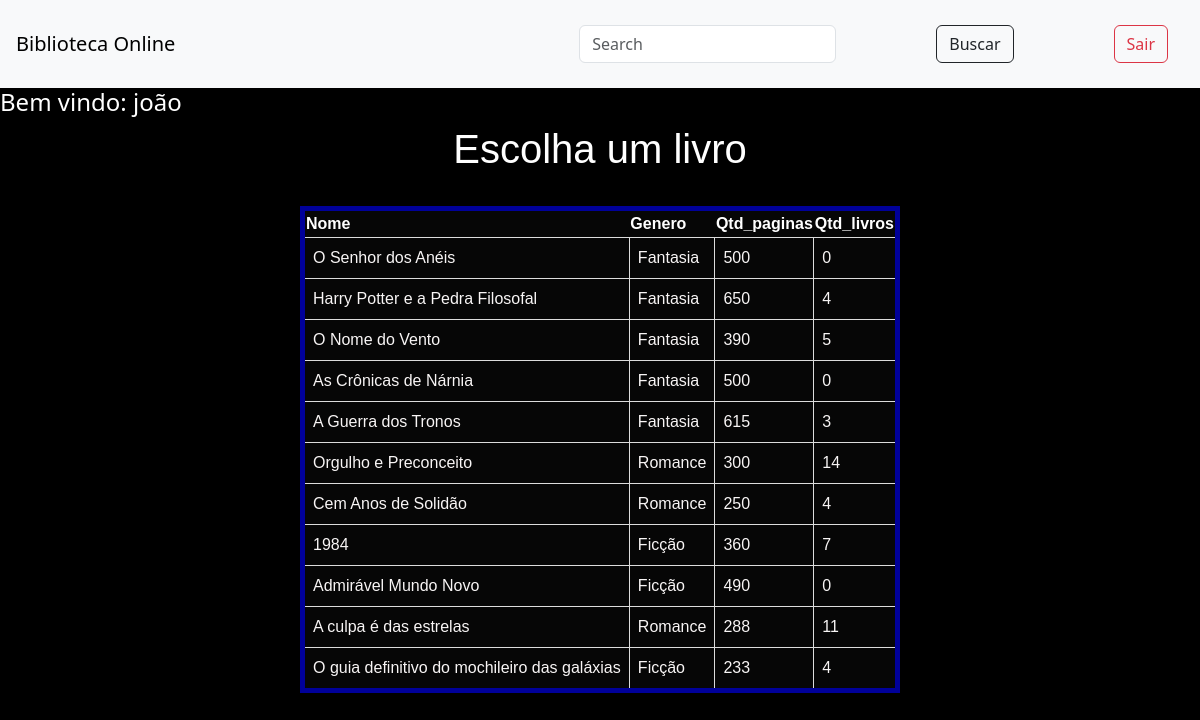
The page / (signed in) on the database its author committed.
### biblioAPP/models.py (models this page shows, shortened)
class Livros(models.Model):
    nome = models.CharField(max_length=255)
    genero = models.ForeignKey(Genero, on_delete=models.CASCADE, blank=True)
    qtd_paginas = models.IntegerField()
    qtd_livros = models.IntegerField()
    imagem = models.ImageField(blank=False)
    autor = models.CharField(max_length=255)
    preco = models.DecimalField(max_digits=12, decimal_places=2)
    desconto = models.IntegerField()
    created_at = models.DateField()
    in_stock = models.BooleanField(default=False)
    class Meta:
            verbose_name = 'Livros'
            verbose_name_plural = 'Livros'

class Genero(models.Model):
    nome = models.CharField(max_length=255)
    def __str__(self):
        return self.nome
    class Meta:
        verbose_name = 'Genero'
        verbose_name_plural = 'Genero'

### biblioAPP/views.py (the view)
# urls.py: path('', views.index, name='home'),
@login_required(redirect_field_name='login')
def index(request):
    livros = Livros.objects.all()
    return render(request, 'pages/index.html', {'livros':livros})

### biblioAPP/templates/pages/index.html (shortened to what this page needs)
{% load static %}
<!DOCTYPE html>
<html lang="pt-br">
<head>
    <link href="https://cdn.jsdelivr.net/npm/bootstrap@5.3.2/dist/css/bootstrap.min.css" rel="stylesheet">
    <link rel="stylesheet" href="{% static 'css/global.css' %}">
</head>
<body>
    <nav class="navbar bg-body-tertiary ">
        <div class="container-fluid me-3 p-3">
            <a class="navbar-brand">Biblioteca Online</a>
            <form class="d-flex" role="search">
            <input class="form-control" type="search" placeholder="Search" aria-label="Search">
            <button class="btn btn-outline-dark" type="submit">Buscar</button>
            <a class="btn btn-outline-danger" href="{% url 'login' %}">Sair</a>
            </form>
        </div>
        </nav>
        <h4>Bem vindo: {{user}} </h4>
        <table>
            <h1 class="titulo">Escolha um livro</h1>
            <thead>
                <tr>
                    <th>Nome</th>
                    <th>Genero</th>
                    <th>Qtd_paginas</th>
                    <th>Qtd_livros</th>
                </tr>
            </thead>
            <tbody>
                {% for livro in livros %}
                <tr>
                    <td><a href="{% url 'livros-detail' livro.id %}"> {{livro.nome}} </a></td>
                    <td><a href="{% url 'livros-detail' livro.id %}"> {{livro.genero}} </a></td>
                    <td><a href="{% url 'livros-detail' livro.id %}"> {{livro.qtd_paginas}} </a></td>
                    <td><a href="{% url 'livros-detail' livro.id %}"> {{livro.qtd_livros}} </a></td>
                </tr>
                {% endfor %}
            </tbody>
        </table>
</body>
</html>

### templates/static/css/global.css (style rules this page uses)
body { background-color: black; }
form { display: flex; align-items: center; gap: 100px; }
table { width: 50%; background-color:rgba(8, 8, 8, 0.836); margin: 2rem auto; border-collapse: collapse; font-family: Arial, sans-serif; border: 5px solid #000099; }
th { color: white; font-weight: bold; }
td { border: 1px solid #dcdcdc; padding: 8px; color: rgb(15, 15, 15); }
a { text-decoration: none; color: rgb(248, 245, 245); }
h1 { font: normal 30pt Arial; color: white; background-color: black; border-radius: 10px; border: 2px solid black; }
.titulo { display: flex; flex-direction: column; align-items: center; margin-top: 2rem; }
h4 { color: white; width: 15rem; }
.titulo { margin: auto; }

### rows shown on the page
Livros: nome "O Senhor dos Anéis", genero "Fantasia", qtd_paginas "500", qtd_livros "0"
Livros: nome "Harry Potter e a Pedra Filosofal", genero "Fantasia", qtd_paginas "650", qtd_livros "4"
Livros: nome "O Nome do Vento", genero "Fantasia", qtd_paginas "390", qtd_livros "5"
Livros: nome "As Crônicas de Nárnia", genero "Fantasia", qtd_paginas "500", qtd_livros "0"
Livros: nome "A Guerra dos Tronos", genero "Fantasia", qtd_paginas "615", qtd_livros "3"
Livros: nome "Orgulho e Preconceito", genero "Romance", qtd_paginas "300", qtd_livros "14"
Livros: nome "Cem Anos de Solidão", genero "Romance", qtd_paginas "250", qtd_livros "4"
Livros: nome "1984", genero "Ficção", qtd_paginas "360", qtd_livros "7"
Livros: nome "Admirável Mundo Novo", genero "Ficção", qtd_paginas "490", qtd_livros "0"
Livros: nome "A culpa é das estrelas", genero "Romance", qtd_paginas "288", qtd_livros "11"
Livros: nome "O guia definitivo do mochileiro das galáxias", genero "Ficção", qtd_paginas "233", qtd_livros "4"

### other values the page prints
{{ user }} "joão"
